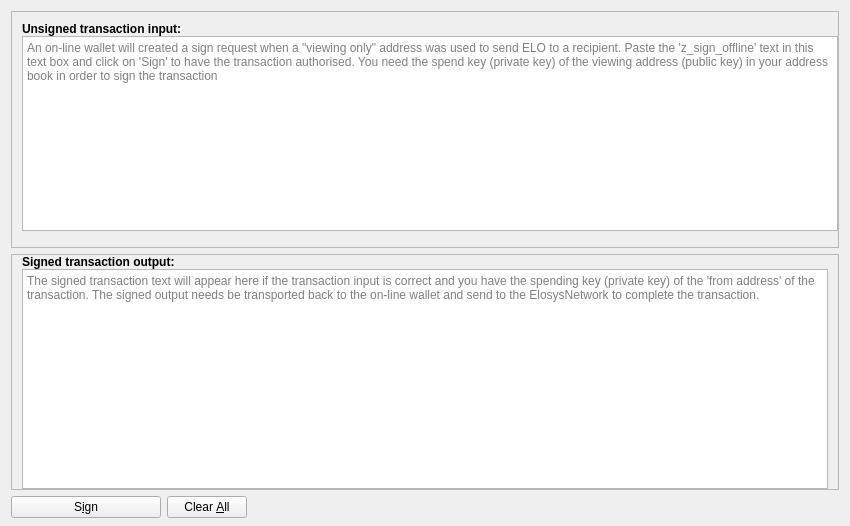
<?xml version="1.0" encoding="UTF-8"?>
<ui version="4.0">
 <class>ZSignDialog</class>
 <widget class="QDialog" name="ZSignDialog">
  <property name="enabled">
   <bool>true</bool>
  </property>
  <property name="geometry">
   <rect>
    <x>0</x>
    <y>0</y>
    <width>850</width>
    <height>526</height>
   </rect>
  </property>
  <property name="windowTitle">
   <string>Z-Send Coins</string>
  </property>
  <layout class="QVBoxLayout" name="verticalLayout" stretch="0,0,0">
   <property name="bottomMargin">
    <number>8</number>
   </property>
   <item>
    <widget class="QFrame" name="frameCoinControl">
     <property name="sizePolicy">
      <sizepolicy hsizetype="Expanding" vsizetype="Expanding">
       <horstretch>0</horstretch>
       <verstretch>0</verstretch>
      </sizepolicy>
     </property>
     <property name="maximumSize">
      <size>
       <width>16777215</width>
       <height>16777215</height>
      </size>
     </property>
     <property name="frameShape">
      <enum>QFrame::StyledPanel</enum>
     </property>
     <property name="frameShadow">
      <enum>QFrame::Sunken</enum>
     </property>
     <layout class="QVBoxLayout" name="verticalLayoutCoinControl2">
      <property name="spacing">
       <number>0</number>
      </property>
      <property name="leftMargin">
       <number>0</number>
      </property>
      <property name="topMargin">
       <number>0</number>
      </property>
      <property name="rightMargin">
       <number>0</number>
      </property>
      <property name="bottomMargin">
       <number>6</number>
      </property>
      <item>
       <layout class="QVBoxLayout" name="verticalLayoutCoinControl" stretch="0,0">
        <property name="spacing">
         <number>0</number>
        </property>
        <property name="leftMargin">
         <number>10</number>
        </property>
        <property name="topMargin">
         <number>10</number>
        </property>
        <item>
         <widget class="QLabel" name="lbInput">
          <property name="sizePolicy">
           <sizepolicy hsizetype="Preferred" vsizetype="Maximum">
            <horstretch>0</horstretch>
            <verstretch>0</verstretch>
           </sizepolicy>
          </property>
          <property name="font">
           <font>
            <weight>75</weight>
            <bold>true</bold>
           </font>
          </property>
          <property name="styleSheet">
           <string notr="true">font-weight:bold;</string>
          </property>
          <property name="text">
           <string>Unsigned transaction input:</string>
          </property>
         </widget>
        </item>
        <item>
         <layout class="QHBoxLayout" name="horizontalLayoutCoinControl1">
          <property name="rightMargin">
           <number>0</number>
          </property>
          <property name="bottomMargin">
           <number>10</number>
          </property>
          <item>
           <widget class="QTextEdit" name="teInput">
            <property name="placeholderText">
             <string>An on-line wallet will created a sign request when a &quot;viewing only&quot; address was used to send ELO to a recipient. Paste the 'z_sign_offline' text in this text box and click on 'Sign' to have the transaction authorised. You need the spend key (private key) of the viewing address (public key) in your address book in order to sign the transaction</string>
            </property>
           </widget>
          </item>
         </layout>
        </item>
       </layout>
      </item>
     </layout>
    </widget>
   </item>
   <item>
    <widget class="QFrame" name="frameResult">
     <property name="enabled">
      <bool>true</bool>
     </property>
     <property name="sizePolicy">
      <sizepolicy hsizetype="Expanding" vsizetype="Expanding">
       <horstretch>0</horstretch>
       <verstretch>0</verstretch>
      </sizepolicy>
     </property>
     <property name="maximumSize">
      <size>
       <width>16777215</width>
       <height>16777215</height>
      </size>
     </property>
     <property name="frameShape">
      <enum>QFrame::StyledPanel</enum>
     </property>
     <property name="frameShadow">
      <enum>QFrame::Sunken</enum>
     </property>
     <layout class="QVBoxLayout" name="verticalLayoutResult1">
      <property name="spacing">
       <number>0</number>
      </property>
      <property name="leftMargin">
       <number>0</number>
      </property>
      <property name="topMargin">
       <number>0</number>
      </property>
      <property name="rightMargin">
       <number>0</number>
      </property>
      <property name="bottomMargin">
       <number>0</number>
      </property>
      <item>
       <layout class="QVBoxLayout" name="verticalLayoutResult2" stretch="0,0">
        <property name="spacing">
         <number>0</number>
        </property>
        <property name="leftMargin">
         <number>10</number>
        </property>
        <property name="topMargin">
         <number>0</number>
        </property>
        <property name="rightMargin">
         <number>10</number>
        </property>
        <item>
         <widget class="QLabel" name="lbResult">
          <property name="font">
           <font>
            <weight>75</weight>
            <bold>true</bold>
           </font>
          </property>
          <property name="text">
           <string>Signed transaction output:</string>
          </property>
         </widget>
        </item>
        <item>
         <widget class="QTextEdit" name="teResult">
          <property name="readOnly">
           <bool>true</bool>
          </property>
          <property name="placeholderText">
           <string>The signed transaction text will appear here if the transaction input is correct and you have the spending key (private key) of the 'from address' of the transaction. The signed output needs be transported back to the on-line wallet and send to the ElosysNetwork to complete the transaction.</string>
          </property>
         </widget>
        </item>
       </layout>
      </item>
     </layout>
    </widget>
   </item>
   <item>
    <layout class="QHBoxLayout" name="horizontalLayout">
     <item>
      <widget class="QPushButton" name="signButton">
       <property name="minimumSize">
        <size>
         <width>150</width>
         <height>0</height>
        </size>
       </property>
       <property name="toolTip">
        <string>Sign (authorise) the transaction</string>
       </property>
       <property name="text">
        <string>S&amp;ign</string>
       </property>
       <property name="icon">
        <iconset resource="../komodo.qrc">
         <normaloff>:/icons/send</normaloff>:/icons/send</iconset>
       </property>
       <property name="autoDefault">
        <bool>false</bool>
       </property>
       <property name="default">
        <bool>false</bool>
       </property>
      </widget>
     </item>
     <item>
      <widget class="QPushButton" name="clearButton">
       <property name="sizePolicy">
        <sizepolicy hsizetype="Minimum" vsizetype="Fixed">
         <horstretch>0</horstretch>
         <verstretch>0</verstretch>
        </sizepolicy>
       </property>
       <property name="toolTip">
        <string>Clear all fields of the form.</string>
       </property>
       <property name="text">
        <string>Clear &amp;All</string>
       </property>
       <property name="icon">
        <iconset resource="../komodo.qrc">
         <normaloff>:/icons/remove</normaloff>:/icons/remove</iconset>
       </property>
       <property name="autoDefault">
        <bool>false</bool>
       </property>
      </widget>
     </item>
     <item>
      <spacer name="horizontalSpacer">
       <property name="orientation">
        <enum>Qt::Horizontal</enum>
       </property>
       <property name="sizeHint" stdset="0">
        <size>
         <width>40</width>
         <height>20</height>
        </size>
       </property>
      </spacer>
     </item>
     <item>
      <layout class="QHBoxLayout" name="horizontalLayout_2">
       <property name="spacing">
        <number>3</number>
       </property>
      </layout>
     </item>
    </layout>
   </item>
  </layout>
 </widget>
 <resources>
  <include location="../komodo.qrc"/>
 </resources>
 <connections/>
</ui>
